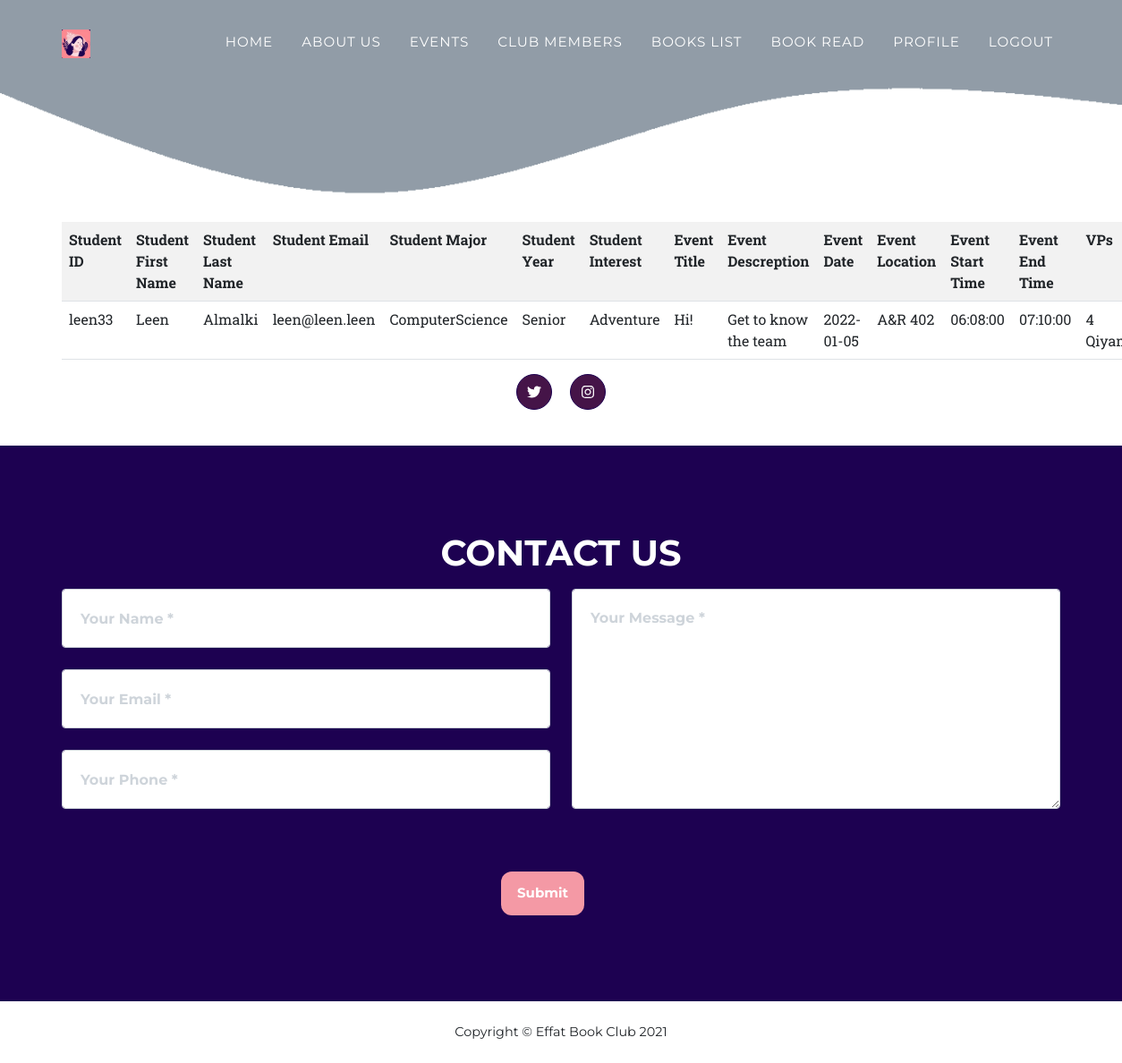
The app's page /viewEvents.php (signed in) with its own data.
### tables this page shows
CREATE TABLE `members` (
  `SID` char(9) NOT NULL,
  `pass` varchar(32) NOT NULL,
  `firstName` varchar(10) NOT NULL,
  `lastName` varchar(10) NOT NULL,
  `email` varchar(20) NOT NULL,
  `major` varchar(50) NOT NULL,
  `year` varchar(10) NOT NULL,
  `interest` varchar(50) NOT NULL,
  `message` varchar(300) NOT NULL,
  `accType` varchar(15) DEFAULT NULL
);

CREATE TABLE `events` (
  `eventID` int(5) NOT NULL,
  `startTime` time NOT NULL,
  `endTime` time NOT NULL,
  `eventDate` date NOT NULL,
  `vps` varchar(10) NOT NULL,
  `location` varchar(20) NOT NULL,
  `eventTitle` varchar(30) NOT NULL,
  `eventDesc` varchar(100) NOT NULL,
  `image` blob NOT NULL
);

### viewEvents.php (the view, shortened to what this page needs)
<!DOCTYPE html>
<html lang="en">
    <head>
        <link href="css/styles.css" rel="stylesheet" />
    </head>
    <body id="page-top">
            <?php include "menu.php" ?>
        <header>
            <img src="images/background.png" alt="Club logo" width="100%">
            <div class="container">
                 <?php
					$connection = mysqli_connect("localhost","root","","bookclub");
					$sql = "SELECT members.SID, members.firstName, members.lastName, members.email, members.major, members.year, members.interest, events.eventTitle, events.eventDesc, events.eventDate, events.location, events.startTime, events.endTime, events.vps FROM eventattendance, events, members WHERE events.eventID = eventattendance.eventID AND eventattendance.SID = members.SID";
                    $result = mysqli_query($connection,$sql);
					echo "<table class='table table-striped'>";
					echo "<tr> <th> Student ID </th> <th> Student First Name </th> <th> Student Last Name </th><th> Student Email </th> <th> Student Major </th><th> Student Year </th> <th> Student Interest </th> <th> Event Title </th> <th> Event Descreption </th><th> Event Date</th><th>Event Location</th><th>Event Start Time </th><th>Event End Time</th><th>VPs</th>";
					if(mysqli_num_rows($result) == 0)
					{
						echo "<tr> <td colspan=4> There are no events recorded! </td> </tr>";
					}
					else{
						while( $row = mysqli_fetch_assoc($result) )
						{
							echo "<tr>";
							echo "<td>".$row['SID']."</td>";
							echo "<td>".$row['firstName']."</td>";
							echo "<td>".$row['lastName']."</td>";
							echo "<td>".$row['email']."</td>";
                            echo "<td>".$row['major']."</td>";
							echo "<td>".$row['year']."</td>";
							echo "<td>".$row['interest']."</td>";
							echo "<td>".$row['eventTitle']."</td>";
                            echo "<td>".$row['eventDesc']."</td>";
                            echo "<td>".$row['eventDate']."</td>";
							echo "<td>".$row['location']."</td>";
							echo "<td>".$row['startTime']."</td>";
                            echo "<td>".$row['endTime']."</td>";
							echo "<td>".$row['vps']."</td>";
							echo "</tr>";
						}
					}
					echo "</table>";
				 ?>
                 </div>
        </header>
        <div class=" my-3 my-lg-0">
            <a class="btn btn-dark btn-social mx-2" href="#!"><i class="fab fa-twitter"></i></a>
            <a class="btn btn-dark btn-social mx-2" href="#!"><i class="fab fa-instagram"></i></a>
        </div>
        <br>
        <?php include "contactus.php" ?>
        <footer class="footer py-4">
            <div class="container">
                <div class="row align-items-center">
                    <div class="text-lg-start">Copyright &copy; Effat Book Club 2021</div>
                </div>
            </div>
        </footer>
    </body>
</html>

### records on screen
members: SID "leen33", firstName "Leen", lastName "Almalki", email "leen@leen.leen", major "ComputerScience", year "Senior", interest "Adventure", events.eventTitle "Hi!", events.eventDesc "Get to know the team", events.eventDate "2022-01-05", events.location "A&R 402", events.startTime "06:08:00", events.endTime "07:10:00", events.vps "4…"
